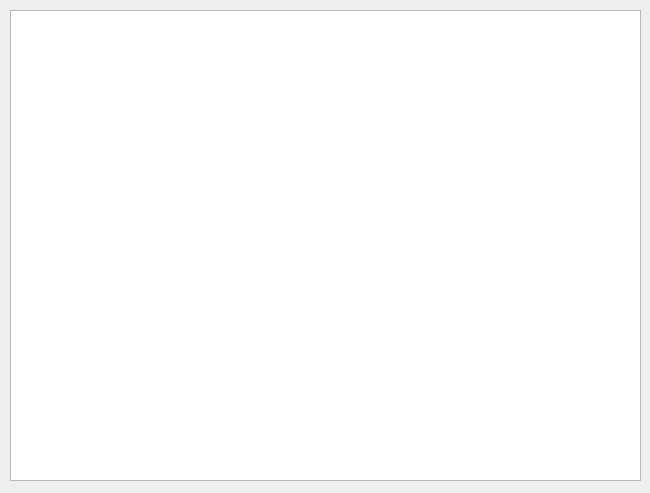
<?xml version="1.0" encoding="UTF-8"?>
<ui version="4.0">
 <class>Form</class>
 <widget class="QWidget" name="Form">
  <property name="geometry">
   <rect>
    <x>0</x>
    <y>0</y>
    <width>650</width>
    <height>493</height>
   </rect>
  </property>
  <property name="windowTitle">
   <string>Form</string>
  </property>
  <widget class="QWidget" name="verticalLayoutWidget">
   <property name="geometry">
    <rect>
     <x>10</x>
     <y>10</y>
     <width>631</width>
     <height>471</height>
    </rect>
   </property>
   <layout class="QVBoxLayout" name="verticalLayout">
    <property name="sizeConstraint">
     <enum>QLayout::SetMaximumSize</enum>
    </property>
    <item>
     <widget class="QTableWidget" name="tableWidget"/>
    </item>
   </layout>
  </widget>
 </widget>
 <resources/>
 <connections/>
</ui>
